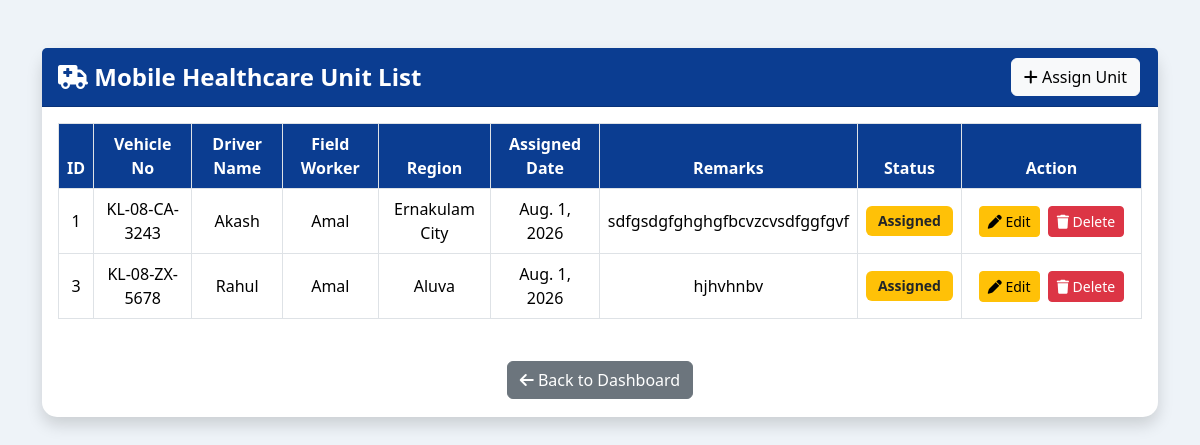
Page /mobile_unit_list/ on the committed database.
### HelathApp/models.py (models this page shows, shortened)
class Mobile_Healthcare_Unit(models.Model):
    STATUS = [
        ("Assigned","Assigned"),
        ("Completed","Completed")
    ]
    vehicle_no=models.CharField(max_length=30)
    driver_name=models.CharField(max_length=100)
    field_worker=models.ForeignKey(
        FieldWorker,
        on_delete=models.CASCADE
    )
    region=models.ForeignKey(
        Region,
        on_delete=models.CASCADE
    )
    assigned_date=models.DateField()
    remarks=models.TextField()
    status=models.CharField(
        max_length=20,
        choices=STATUS,
        default="Assigned"
    )

class FieldWorker(models.Model):
    STATUS_CHOICES = (
        ("Pending", "Pending"),
        ("Approved", "Approved"),
        ("Rejected", "Rejected"),
    )
    GENDER = (
        ("Male", "Male"),
        ("Female", "Female"),
        ("Other", "Other"),
    )
    DISTRICTS = (
        ("Thiruvananthapuram","Thiruvananthapuram"),
        ("Kollam","Kollam"),
        ("Pathanamthitta","Pathanamthitta"),
        ("Alappuzha","Alappuzha"),
        ("Kottayam","Kottayam"),
        ("Idukki","Idukki"),
        ("Ernakulam","Ernakulam"),
        ("Thrissur","Thrissur"),
        ("Palakkad","Palakkad"),
        ("Malappuram","Malappuram"),
        ("Kozhikode","Kozhikode"),
        ("Wayanad","Wayanad"),
        ("Kannur","Kannur"),
        ("Kasaragod","Kasaragod"),
    )
    DEPARTMENT = (
        ("Disease Surveillance","Disease Surveillance"),
        ("Public Health","Public Health"),
        ("Immunization","Immunization"),
        ("Emergency Response","Emergency Response"),
        ("Health Education","Health Education"),
    )
    DESIGNATION = (
        ("Health Inspector","Health Inspector"),
        ("Junior Health Inspector","Junior Health Inspector"),
        ("Public Health Nurse","Public Health Nurse"),
        ("Field Investigator","Field Investigator"),
        ("Community Health Worker","Community Health Worker"),
    )
    full_name=models.CharField(max_length=100)
    gender=models.CharField(
        max_length=20,
        choices=GENDER
    )
    dob=models.DateField()
    phone=models.CharField(max_length=10)
    email=models.EmailField(unique=True)
    employee_id=models.CharField(
        max_length=30,
        unique=True
    )
    department=models.CharField(
        max_length=100,
        choices=DEPARTMENT
    )
    designation=models.CharField(
        max_length=100,
        choices=DESIGNATION
    )
    district=models.CharField(
        max_length=50,
        choices=DISTRICTS
    )
    region = models.ForeignKey(
        Region,
        on_delete=models.CASCADE,
        null=True,
        blank=True
    )
    panchayat=models.CharField(max_length=100)
    ward=models.CharField(max_length=30)
    qualification=models.CharField(max_length=100)
    experience=models.PositiveIntegerField()
    address=models.TextField()
    username=models.CharField(
        max_length=100,
        unique=True
    )
    password=models.CharField(max_length=100)
    status=models.CharField(
        max_length=20,
        choices=STATUS_CHOICES,
        default="Pending"
    )

class Region(models.Model):
    REGION_TYPES = [
        ('Urban', 'Urban'),
        ('Rural', 'Rural'),
        ('Tribal', 'Tribal'),
    ]
    region_name = models.CharField(max_length=100)
    region_type = models.CharField(
        max_length=20,
        choices=REGION_TYPES
    )
    latitude = models.DecimalField(
        max_digits=9,
        decimal_places=6
    )
    longitude = models.DecimalField(
        max_digits=9,
        decimal_places=6
    )

### HelathApp/views.py (the view)
# urls.py: path("mobile_unit_list/",views.mobile_unit_list,name="mobile_unit_list"),
def mobile_unit_list(request):
    data = Mobile_Healthcare_Unit.objects.all()
    return render(
        request,
        "mobile_unit_list.html",
        {"data": data}
    )

### HelathApp/templates/mobile_unit_list.html (shortened to what this page needs)
<!DOCTYPE html>
<html lang="en">
<head>
<link href="https://cdn.jsdelivr.net/npm/bootstrap@5.3.3/dist/css/bootstrap.min.css" rel="stylesheet">
<link rel="stylesheet"
href="https://cdnjs.cloudflare.com/ajax/libs/font-awesome/6.5.2/css/all.min.css">
</head>
<body>
<div class="container mt-5">
<div class="card shadow">
<div class="card-header d-flex justify-content-between align-items-center">
<span>
<i class="fa-solid fa-truck-medical"></i>
Mobile Healthcare Unit List
</span>
<a href="{% url 'add_mobile_unit' %}" class="btn btn-light">
<i class="fa-solid fa-plus"></i>
Assign Unit
</a>
</div>
<div class="card-body">
<div class="table-responsive">
<table class="table table-bordered table-hover">
<thead>
<tr>
<th>ID</th>
<th>Vehicle No</th>
<th>Driver Name</th>
<th>Field Worker</th>
<th>Region</th>
<th>Assigned Date</th>
<th>Remarks</th>
<th>Status</th>
<th width="180">Action</th>
</tr>
</thead>
<tbody>
{% for unit in data %}
<tr>
<td>{{ unit.id }}</td>
<td>{{ unit.vehicle_no }}</td>
<td>{{ unit.driver_name }}</td>
<td>{{ unit.field_worker.full_name }}</td>
<td>{{ unit.region.region_name }}</td>
<td>{{ unit.assigned_date }}</td>
<td>{{ unit.remarks }}</td>
<td>
{% if unit.status == "Assigned" %}
<span class="badge bg-warning text-dark">
Assigned
</span>
{% else %}
<span class="badge bg-success">
Completed
</span>
{% endif %}
</td>
<td>
<a href="{% url 'edit_mobile_unit' unit.id %}"
class="btn btn-warning btn-sm">
<i class="fa-solid fa-pen"></i>
Edit
</a>
<a href="{% url 'delete_mobile_unit' unit.id %}"
class="btn btn-danger btn-sm"
onclick="return confirm('Are you sure you want to delete this assignment?');">
<i class="fa-solid fa-trash"></i>
Delete
</a>
</td>
</tr>
{% empty %}
<tr>
<td colspan="9">
No Mobile Healthcare Units Assigned.
</td>
</tr>
{% endfor %}
</tbody>
</table>
</div>
<div class="text-center mt-4">
<a href="{% url 'adminhome' %}" class="btn btn-secondary">
<i class="fa-solid fa-arrow-left"></i>
Back to Dashboard
</a>
</div>
</div>
</div>
</div>
</body>
</html>

### HelathApp/templates/mobile_unit_list.html (style rules this page uses)
body { background:#eef3f8; }
.card { border:none; border-radius:15px; }
.card-header { background:#0B3D91; color:white; font-size:24px; font-weight:bold; }
.table th { background:#0B3D91; color:white; text-align:center; }
.table td { vertical-align:middle; text-align:center; }
.badge { font-size:14px; padding:8px 12px; }
.btn { margin:2px; }

### rows in the picture
Mobile_Healthcare_Unit: id "1", vehicle_no "KL-08-CA-3243", driver_name "Akash", field_worker.full_name "Amal", region.region_name "Ernakulam City", assigned_date "Aug. 1, 2026", remarks "sdfgsdgfghghgfbcvzcvsdfggfgvf", status "Assigned"
Mobile_Healthcare_Unit: id "3", vehicle_no "KL-08-ZX-5678", driver_name "Rahul", field_worker.full_name "Amal", region.region_name "Aluva", assigned_date "Aug. 1, 2026", remarks "hjhvhnbv", status "Assigned"
